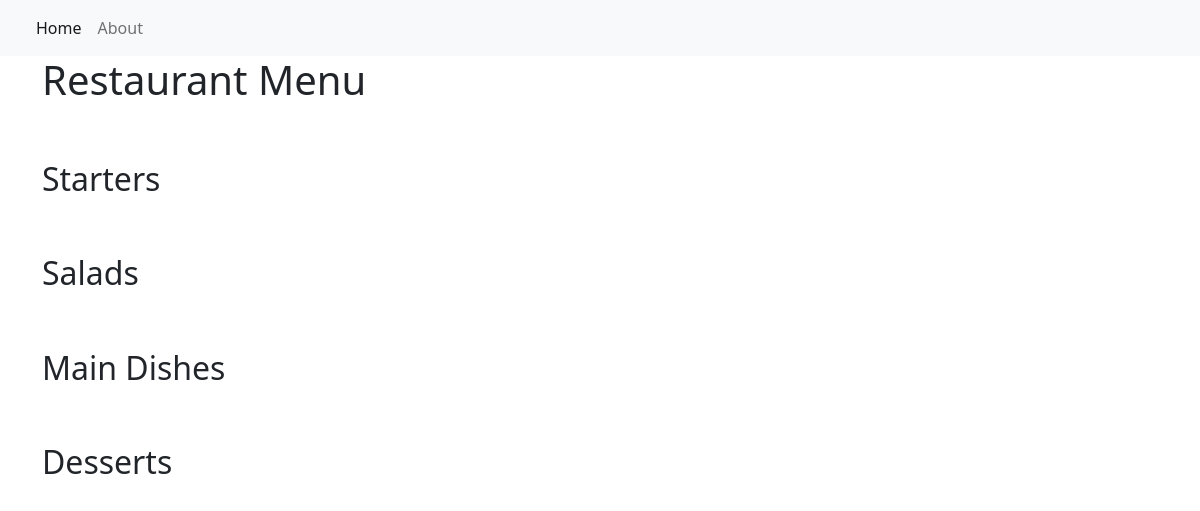
Before: / with the older database file.
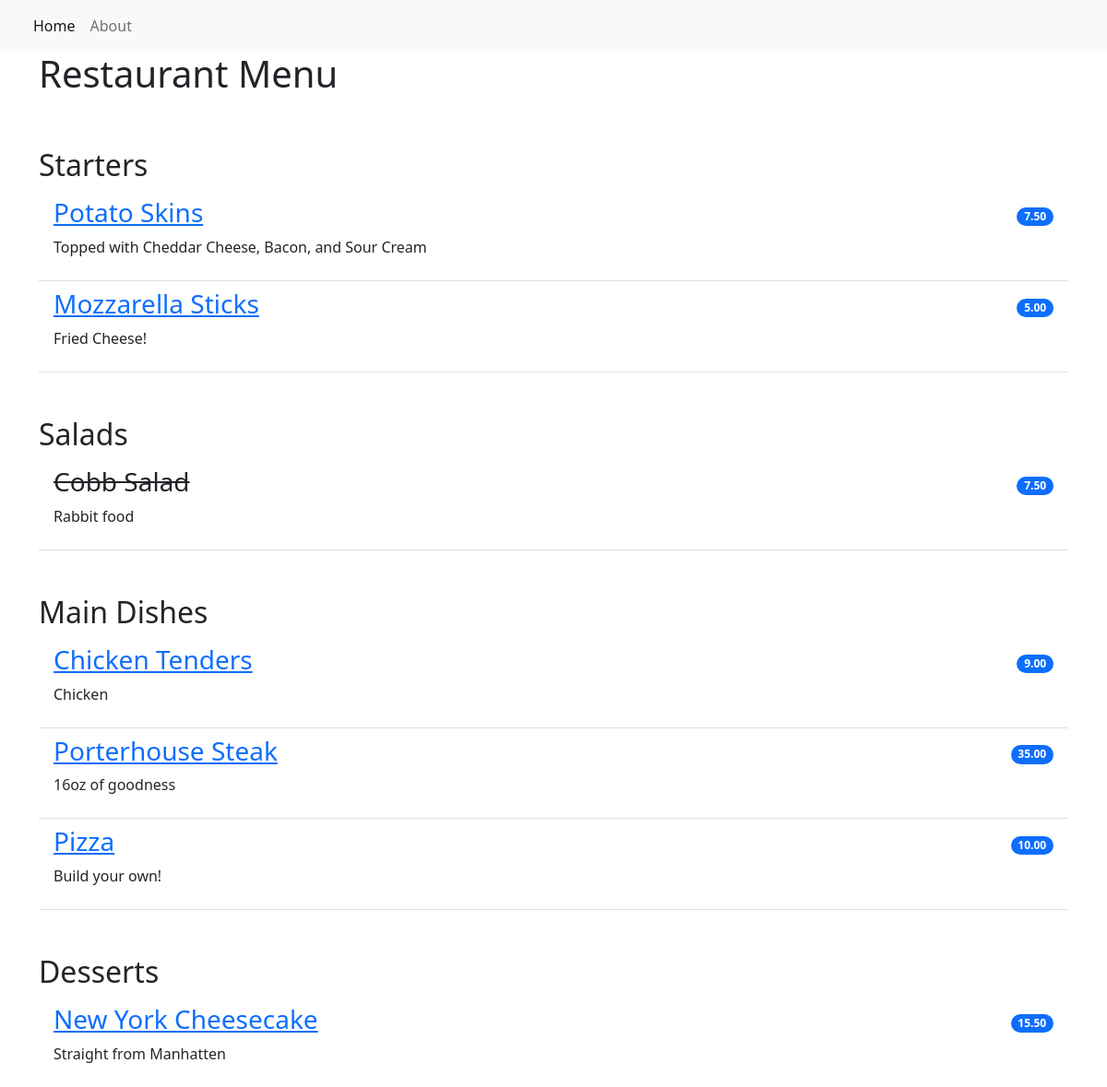
After: the same page with the newer database file.
### restaurant/models.py (models this page shows, shortened)
class Item(models.Model):
    menu_item = models.CharField(max_length=1000, unique=True)
    description = models.CharField(max_length=2000)
    price = models.DecimalField(max_digits=10, decimal_places=2)
    category = models.CharField(max_length=100, choices=CATEGORY)
    author = models.ForeignKey(User, on_delete=models.PROTECT)
    status = models.IntegerField(choices=STATUS, default=1)
    date_created = models.DateTimeField(auto_now_add=True)
    date_updated = models.DateTimeField(auto_now=True)

### restaurant/views.py (the view)
# urls.py: path('', views.MenuList.as_view(), name="home"),
class MenuList(generic.ListView):
    queryset = Item.objects.order_by("-date_created")
    template_name = "index.html"
    def get_context_data(self, **kwargs):
        context = super().get_context_data(**kwargs)
        context["categories"] = CATEGORY
        return context

### restaurant/templates/index.html
{% extends 'base.html' %}
{% block content %}
<div class="container">
    <h1>Restaurant Menu</h1>
    <ul class="list-group list-group-flush">
        {% for category in categories %}
            <h2 class="pt-5">{{ category.1 }}</h2>
            {% for m in item_list %}
                {% if m.category == category.0 %}
                    {% if m.status == 0 %}
                        <li class="list-group-item d-flex justify-content-between align-items-center border-0 pb-0">
                            <h3><del>{{ m.menu_item }}</del></h3>
                            <span class="badge bg-primary rounded-pill">{{ m.price }}</span>
                        </li>
                        <li class="list-group-item pt-0">
                            <p>{{ m.description }}</p>
                        </li>
                    {% else %}
                        <li class="list-group-item d-flex justify-content-between align-items-center border-0 pb-0">
                            <a href="{% url 'detail' m.pk %}"><h3>{{ m.menu_item }}</h3></a>
                            <span class="badge bg-primary rounded-pill">{{ m.price }}</span>
                        </li>
                        <li class="list-group-item pt-0">
                            <p>{{ m.description }}</p>
                        </li>
                    {% endif %}
                {% endif %}
            {% endfor %}
        {% endfor %}
    </ul>
</div>
{% endblock content %}

### restaurant/templates/base.html (shortened to what this page needs)
<!DOCTYPE html>
<html lang="en">
    <head>
        <link href="https://cdn.jsdelivr.net/npm/bootstrap@5.2.0-beta1/dist/css/bootstrap.min.css" rel="stylesheet">
    </head>
    <body>
        <nav class="navbar navbar-expand-lg bg-light">
            <div class="container-fluid">
                <div class="collapse navbar-collapse" id="navbarNav">
                    <ul class="navbar-nav">
                         <li class="nav-item">
                            <a class="nav-link active" aria-current="page" href="{% url 'home' %}">Home</a>
                        </li>
                        <li class="nav-item">
                            <a class="nav-link" aria-current="page" href="{% url 'home' %}">About</a>
                        </li>
                    </ul>
                </div>
            </div>
        </nav>
        {% block content %}
        {% endblock content %}
    </body>
</html>

Changed rows visible on the page:
added Item: menu_item "Potato Skins", price "7.50", description "Topped with Cheddar Cheese, Bacon, and Sour Cream", shown under "Starters"
added Item: menu_item "Mozzarella Sticks", price "5.00", description "Fried Cheese!", shown under "Starters"
added Item: menu_item "Cobb Salad", price "7.50", description "Rabbit food", shown under "Salads"
added Item: menu_item "Chicken Tenders", price "9.00", description "Chicken", shown under "Main Dishes"
added Item: menu_item "Porterhouse Steak", price "35.00", description "16oz of goodness", shown under "Main Dishes"
added Item: menu_item "Pizza", price "10.00", description "Build your own!", shown under "Main Dishes"
added Item: menu_item "New York Cheesecake", price "15.50", description "Straight from Manhatten", shown under "Desserts"
